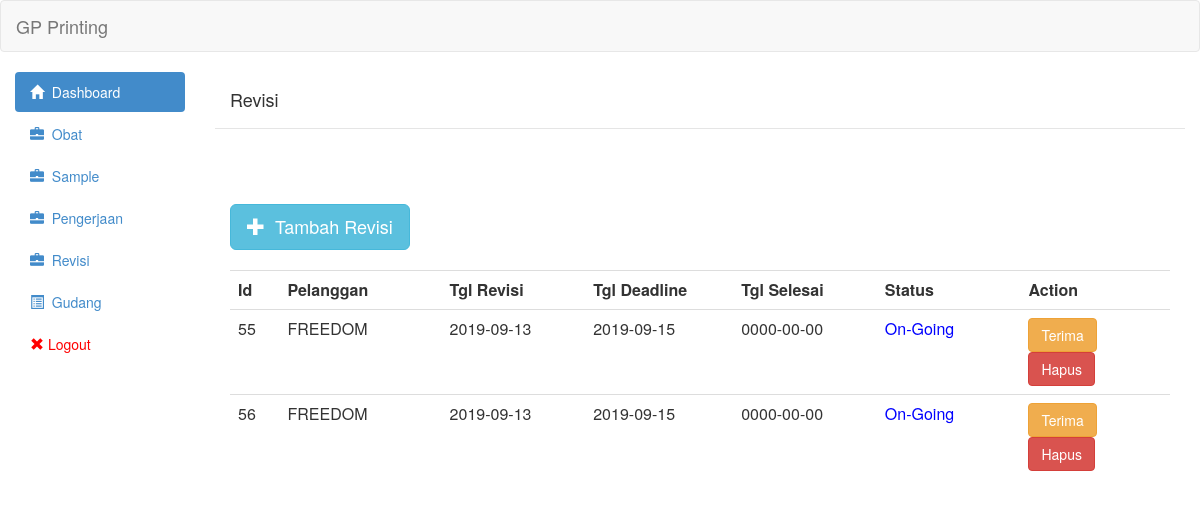
Page /view/revisi.php (signed in) on the earlier database version.
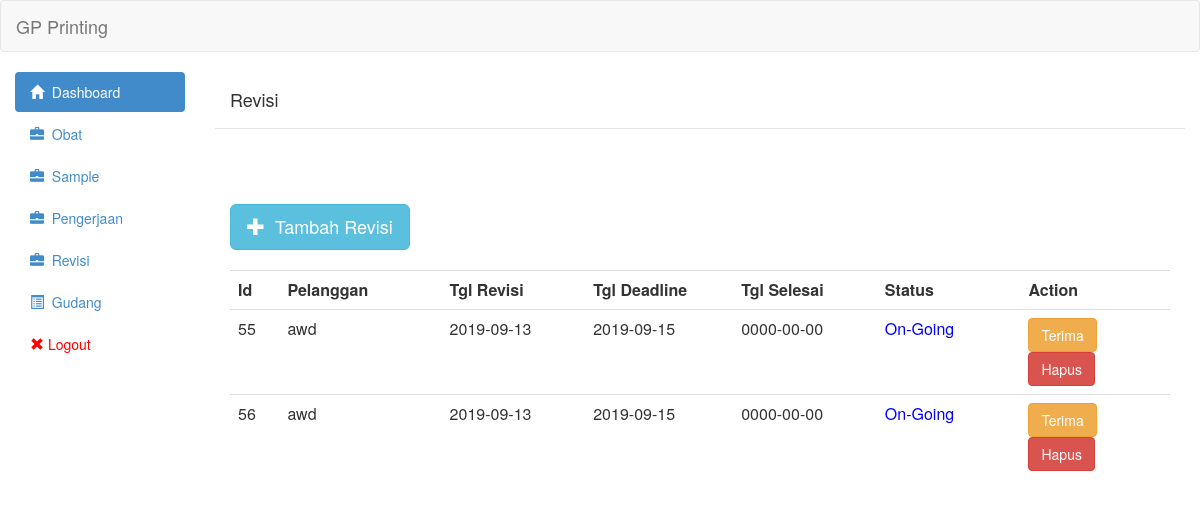
Same page on the later database version.
### tables this page shows
CREATE TABLE `revisi` (
  `id` int(11) NOT NULL,
  `id_sample` int(11) NOT NULL,
  `id_pengerjaan` int(11) NOT NULL,
  `nomor_po` varchar(255) NOT NULL,
  `tipe` int(11) NOT NULL,
  `tgl_mulai` date NOT NULL,
  `tgl_deadline` date NOT NULL,
  `tgl_selesai` date NOT NULL,
  `status` int(11) NOT NULL,
  `qty_akhir` int(11) NOT NULL,
  `qty_awal` int(11) NOT NULL,
  `keterangan` text NOT NULL
);

CREATE TABLE `sample` (
  `id` int(11) NOT NULL,
  `artikel` varchar(255) NOT NULL,
  `nomor_po` varchar(30) NOT NULL,
  `tgl` date NOT NULL,
  `tgl_selesai` date DEFAULT NULL,
  `tgl_naik_bahan` date DEFAULT NULL,
  `status` tinyint(1) NOT NULL DEFAULT 0,
  `biaya` int(11) NOT NULL
);

### controller/revisi/revisi_show.php (the view, shortened to what this page needs)
<?php
	include('../controller/config/linken.php');
	include('../controller/config/asset.php');
	$queryGetRevisi = "SELECT revisi.id,revisi.tgl_mulai,revisi.tgl_deadline,revisi.tgl_selesai,sample.artikel,revisi.status FROM revisi join sample on revisi.id_sample = sample.id  ORDER BY revisi.id ASC";
	$resultGetRevisi = mysqli_query($link,$queryGetRevisi) or die(mysqli_error($link));
	 echo "<table class='table table-hover'><tr>
                        <th class='col-md-1' style='width:2%'>Id</th>
                        <th class='col-md-1'>Pelanggan</th>
                        <th class='col-md-1'>Tgl Revisi</th>
                        <th class='col-md-1'>Tgl Deadline</th>
						<th class='col-md-1'>Tgl Selesai</th>
                        <th class='col-md-1'>Status</th>
                        <th class='col-md-1'>Action</th>
						</tr>";
	while($row = mysqli_fetch_assoc($resultGetRevisi)){
	?>
                            <tr onclick='AjaxGetDetailRevisi(<?php echo $row["id"];?>)'>
								<td><?php echo $row['id']?></td>
                                <td><?php echo $row['artikel']?></td>
                                <td><?php echo $row['tgl_mulai']?></td>
                                <td><?php echo $row['tgl_deadline']?></td>
                                <td><?php echo $row['tgl_selesai']?></td>
								<td><?php if($row['status']==0){
									echo "<span style='color:red'>Idle</span>";
									}else if($row['status']==1){
										echo "<span style='color:blue'>On-Going</span>";
									}else if($row['status']==2){
										echo "<span style='color:green'>Done</span>";
									}else if($row['status']==3){
										echo "<span style='color:red'>Not Suitable</span>";
									}
								;?></td><td>
                                <?php
                                if($row['status']==0){ ?>
                                <button onclick="ChangeStatusRevisiKerjakan(<?php echo $row["id"];?>,<?php echo $row["status"];?>)" class="btn btn-primary">Kerjakan</button>
                                <?php }else if($row['status']==1){ ?>
                                <button onclick="ChangeStatusRevisiDone(<?php echo $row["id"];?>,<?php echo $row["status"];?>)" class="btn btn-warning">Terima</button>
                                <?php }?>
                                <a class='btn btn-danger' href='controller/revisi/revisi_delete.php?id="<?php echo $row["id"];?>"'>Hapus</a></td>
                            </tr>
<?php
	}
	echo "</table>"
	?>

Differences in the rows shown:
changed through a linked row, revisi id 55: id_sample.artikel "FREEDOM" → "awd"
changed through a linked row, revisi id 56: id_sample.artikel "FREEDOM" → "awd"
